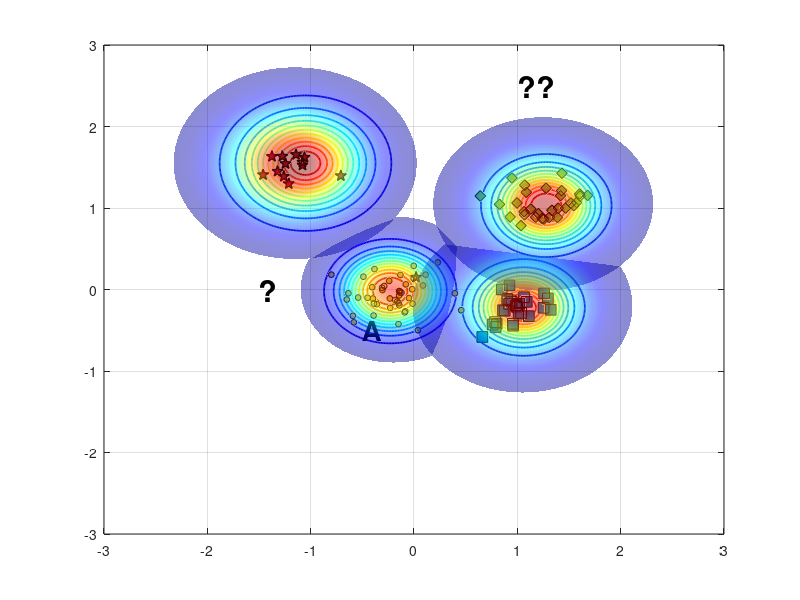

This chart was generated by the following MATLAB code: (Note: this script raises an error after producing the figure.)
%% Reproduce EVM-style demo figure (no toolboxes)
clear; close all; clc; rng(7);

% ---------- 1) 合成四类二维数据 ----------
% 类中心（大致对应图中位置）
C_star  = [-1.15  1.55];   % 红色星
C_diam  = [ 1.25  1.05];   % 绿色菱形
C_square= [ 1.05 -0.20];   % 蓝色方块
C_dot   = [-0.20  0.00];   % 蓝色小点（被 A 标注影响的那簇）

% 协方差（控制每簇形状）
S = @(sx,sy,rho)[sx^2 rho*sx*sy; rho*sx*sy sy^2];
Sig_star   = S(0.18,0.20, 0.05);
Sig_diam   = S(0.22,0.18,-0.10);
Sig_square = S(0.20,0.16, 0.05);
Sig_dot    = S(0.25,0.18, 0.00);

% 从高斯采样（不用 mvnrnd）
sample = @(N,mu,SIG) (randn(N,2)*chol(SIG,'lower') + mu);

X_star   = sample(12,C_star,   Sig_star);
X_diam   = sample(30,C_diam,   Sig_diam);
X_square = sample(28,C_square, Sig_square);
X_dot    = sample(45,C_dot,    Sig_dot);

% 加一个“离群星”靠近 A（见原图左中）
X_star = [X_star; 0.02 0.15];

% ---------- 2) 底面散点与样式 ----------
figure('Color','w','Position',[100,100,800,600]);
hold on; box on; grid on;
z0 = 0; % 所有散点都放在 z=0 的平面

% 确保按照绘制顺序叠放，便于把散点置顶
set(gca,'SortMethod','childorder');

h_star   = scatter3(X_star(:,1),  X_star(:,2),  z0+zeros(size(X_star,1),1),  70, ...
        'pentagram', 'filled', 'MarkerEdgeColor','k', 'MarkerFaceColor',[0.635294 0.0784314 0.184314], 'LineWidth',1.0); % 红色五角星 #A2142F
h_diam   = scatter3(X_diam(:,1),  X_diam(:,2),  z0+zeros(size(X_diam,1),1),  60, ...
        'd', 'filled', 'MarkerEdgeColor','k', 'MarkerFaceColor',[0.466667 0.674510 0.188235]); % 绿色菱形 #77AC30
h_square = scatter3(X_square(:,1),X_square(:,2),z0+zeros(size(X_square,1),1),60, ...
        's', 'filled', 'MarkerEdgeColor','k', 'MarkerFaceColor',[0 0.447059 0.741176]); % 蓝色正方形 #0072BD
h_dot    = scatter3(X_dot(:,1),   X_dot(:,2),   z0+zeros(size(X_dot,1),1),   18, ...
        'o', 'filled', 'MarkerEdgeColor','k', 'MarkerFaceColor',[0.929412 0.694118 0.125490]); % 黄色圆形 #EDB120


% ---------- 3) ψ-model 等值环（彩色同心） ----------
% 采用带形状参的径向函数 psi(r) = exp(-(r/s)^t)
psi = @(X,Y,cx,cy,s,t) exp( - ( sqrt((X-cx).^2 + (Y-cy).^2) ./ s ).^t );

% 选几处“极端向量/代表点”（包含 A 所在）
EV = [ -0.23 -0.02 ;   % A 对应蓝点极端向量
        1.06 -0.22 ;   % 蓝方块
        1.28  1.03 ;   % 绿菱形
       -1.05  1.55 ];  % 红星
scale = [0.42, 0.36, 0.40, 0.48];   % 各自 scale
shape = [2.6,  2.2,  2.4,  2.0];    % 各自 shape

% 网格
[xg,yg] = meshgrid(linspace(-3,3,400));
colormap(jet); caxis([0 1]);

% 等高线层级（红到蓝：高到低）
levels = linspace(1.0,0.05,12);

for k = 1:size(EV,1)
    Z = psi(xg,yg,EV(k,1),EV(k,2),scale(k),shape(k));
    [~, h] = contour(xg,yg,Z,levels);    % 直接画在底面，保持颜色映射
    set(h,'LineWidth',1.25);

    % 将等高线明确压到 z=0（兼容不同 MATLAB 版本）
    ch = get(h,'Children');
    for ic = 1:numel(ch)
        zd = get(ch(ic),'ZData');
        if ~isempty(zd)
            set(ch(ic),'ZData',zeros(size(zd))); % 强制贴在 z=0
        end
    end
end

% 标出 A 与问号
h_A = text(-0.5,-0.5,0,'A','FontWeight','bold','FontSize',20,'Color','k');
text( 1, 2.5,0,'??','FontWeight','bold','FontSize',22,'Color','k');
text( -1.5,0,0,'?','FontWeight','bold','FontSize',22,'Color','k');

% ---------- 4) 上方半透明“钟形面”（表示类支持/概率） ----------
% 用四个高斯穹顶，中心与各簇一致
gauss2 = @(X,Y,cx,cy,s) exp(-((X-cx).^2 + (Y-cy).^2)/(2*s^2));
tops  = {C_star, C_diam, C_square, C_dot};
sigT  = [0.42 0.38 0.38 0.32];   % 调大 sigma，使穹顶更集中
amp   = [1.05 0.95 0.90 0.85];

% 抬高穹顶，并缩小每个穹顶的覆盖范围（为每个穹顶使用局部网格）
zlift      = 0.22;   % 统一抬高量（不改变颜色映射）
spanFactor = 2.8;    % 每个穹顶半宽 = spanFactor * sigma（越小覆盖越小）
gridN      = 121;    % 局部网格分辨率
thetaN     = 181;    % 角向分辨率（圆形采样）

for i=1:4
    cx = tops{i}(1); cy = tops{i}(2);
    span = spanFactor * sigT(i);
    % 极坐标圆形采样
    rVec = linspace(0, span, gridN);
    thVec = linspace(0, 2*pi, thetaN);
    [Rg, Tg] = ndgrid(rVec, thVec);
    xgi = cx + Rg .* cos(Tg);
    ygi = cy + Rg .* sin(Tg);

    Zt = amp(i) * gauss2(xgi,ygi,cx,cy,sigT(i));
    % 用 Zt 作为颜色，Zt+zlift 作为高度，从而抬高且保留原色
    s1 = surf(xgi,ygi, Zt + zlift, Zt, 'EdgeColor','none', 'FaceAlpha',0.45);
end
shading interp; 
% camlight headlight; 
lighting gouraud;

% 将散点推到顶层
uistack([h_star h_diam h_square h_dot], 'top');
% 将A推到顶层
uistack(h_A, 'top');

% ---------- 5) 轴、视角与观感 ----------
xlim([-2 2]); ylim([-1 3]); zlim([0 1.25]); view(47,21);
axis vis3d; daspect([1 1 0.8]);
set(gca,'FontName','Times New Roman','FontSize',12,'LineWidth',1);
% xlabel('x'); ylabel('y'); zlabel('score / \psi');

% 网格和背景风格
grid on; 
% set(gca,'GridAlpha',0.2,'MinorGridAlpha',0.2);
